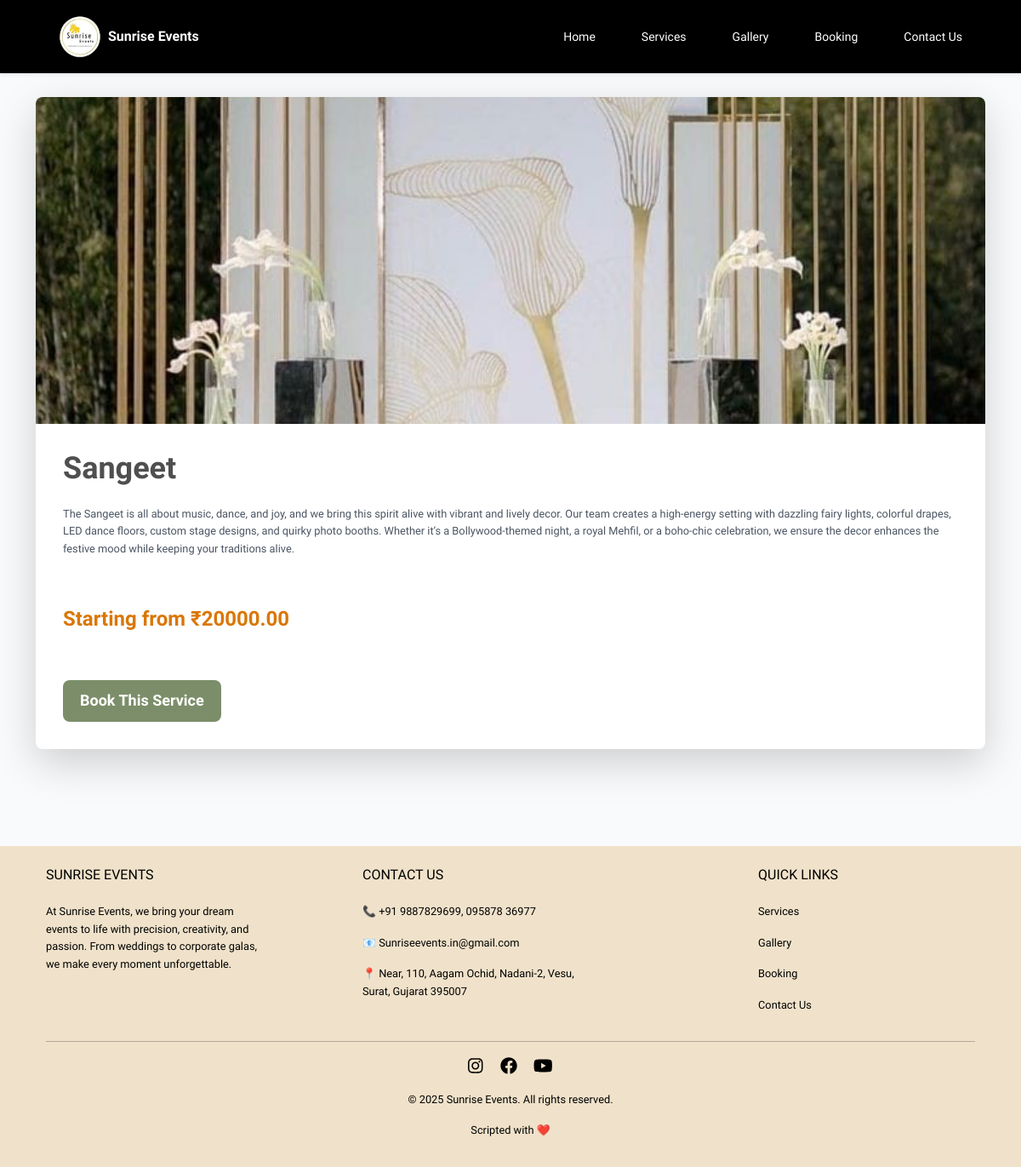
Page /services/4/ on the committed database.
### events/models.py (models this page shows, shortened)
class Service(models.Model):
    title = models.CharField(max_length=200)
    description = models.TextField()
    price_starts_from = models.DecimalField(max_digits=10, decimal_places=2)
    image = models.ImageField(upload_to='services/')
    is_active = models.BooleanField(default=True)

### events/views.py (the view)
# urls.py: path('services/<int:pk>/', views.ServiceDetailView.as_view(), name='service_detail'),
class ServiceDetailView(DetailView):
    model = Service
    template_name = 'events/service_detail.html'

### events/templates/events/service_detail.html (shortened to what this page needs)
{% extends 'base.html' %}
{% load static %}
{% block content %}
<section class="py-16 bg-gray-50">
    <div class="container mx-auto px-6">
        <div class="bg-white rounded-lg shadow-lg overflow-hidden">
            <img src="{{ service.image.url }}" alt="{{ service.title }}" class="w-full h-96 object-cover">
            <div class="p-8">
                <h1 class="text-4xl font-bold mb-4">{{ service.title }}</h1>
                <p class="text-gray-600 mb-6">{{ service.description }}</p>
                <p class="text-2xl text-yellow-600 font-semibold mb-6">Starting from ₹{{ service.price_starts_from }}</p>
                <a href="{% url 'events:booking' %}?service={{ service.pk }}" class="book-now-btn">Book This Service</a>
            </div>
        </div>
    </div>
</section>
{% endblock %}

### static/css/custom.css (style rules this page uses)
body { padding-top: 80px; }
body { padding-top: 70px; }
body { margin: 0; padding: 0; background-color: #000; color: #c49b82; font-family: Arial, sans-serif; text-align: center; }
.container { padding: 50px 20px; }

### events/templates/base.html (style rules this page uses)
body { font-family: 'Lexend', serif; font-weight: 300; }
p { font-size: 0.8rem; }

### events/templates/events/service_detail.html (style rules this page uses)
.book-now-btn { background-color: #7B8E69; color: #fff; border: none; padding: 10px 20px; border-radius: 8px; text-decoration: none; font-weight: 600; font-size: 18px; display: inline-block; transition: background-color 0.3s ease; }

### rows in the picture
Service: image (picture), title "Sangeet", description "The Sangeet is all about music, dance, and joy, and we bring this spirit alive with vibrant and lively decor. Our team creates a high-energy setting with dazzling fairy lights, colorful drapes, LED dance floors, custom stage designs, and quirky photo booths. Whether it’s a Bollywood-themed night, a royal Mehfil, or a boho-chic celebration, we ensure the decor enhances the festive mood while keeping your traditions alive.", price_starts_from "20000.00"
